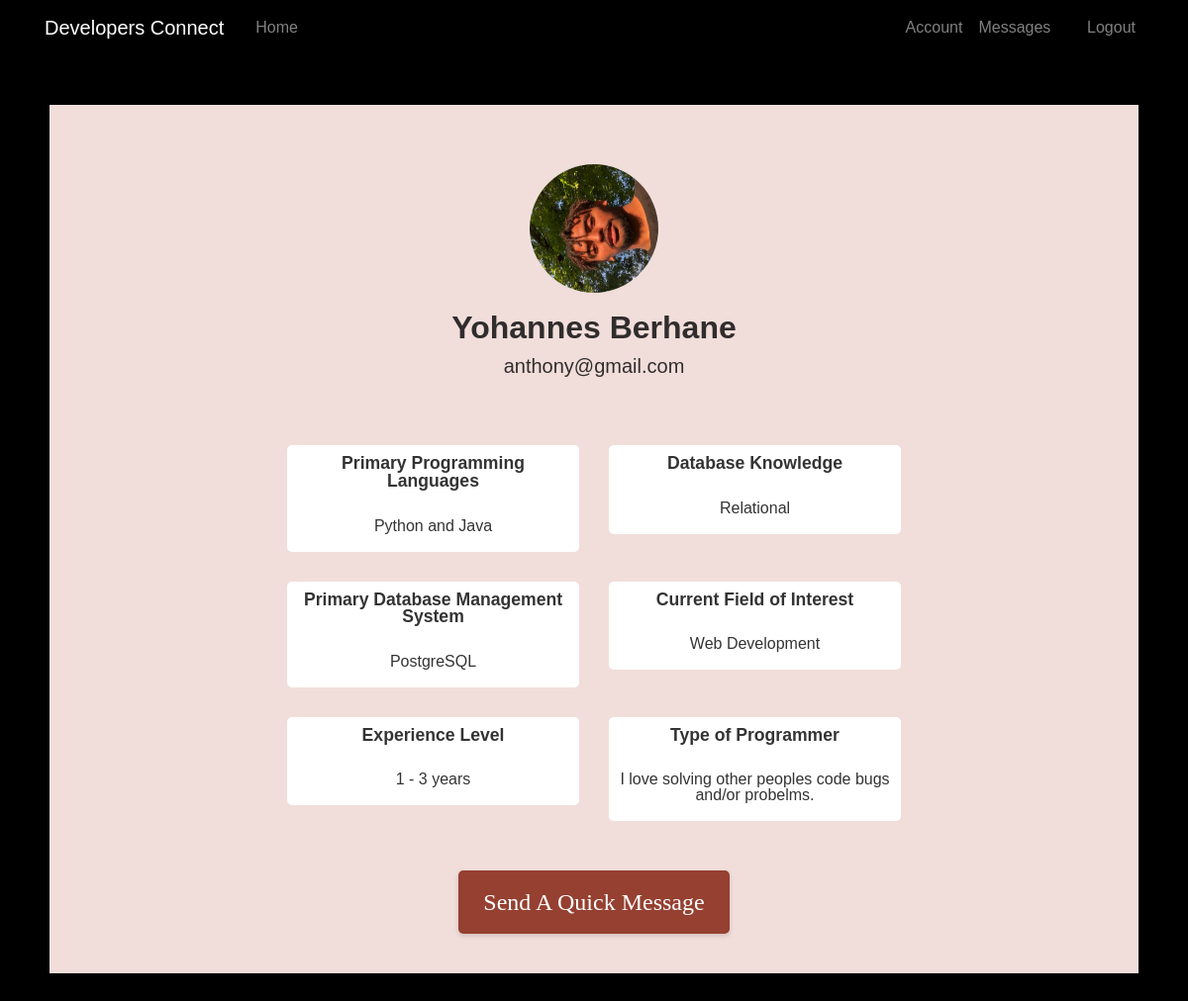
The app's page /profile/Yanz (signed in) with its own data.
### dating/models.py (models this page shows, shortened)
class User(db.Model, UserMixin):  #This class defines several fields as class variables.
    __tablename__ = 'users'
    id = db.Column(db.Integer, autoincrement=True, primary_key=True)
    firstname = db.Column(db.String(100), nullable=False)
    lastname = db.Column(db.String(100), nullable=False)
    email = db.Column(db.String(100), nullable=False, unique=True)
    username = db.Column(db.String(100), nullable=False)
    password = db.Column(db.String(100), nullable=False)
    date_of_birth = db.Column(db.String(100), nullable=False)
    image_file = db.Column(db.String(20), nullable=True, default='default.jpg')
    messages_sent = db.relationship('Message',
                                    foreign_keys='Message.sender_id',
                                    backref='sender', lazy='dynamic')
    messages_received = db.relationship('Message',
                                        foreign_keys='Message.recipient_id',
                                        backref='recipient', lazy='dynamic')
    last_message_read_time = db.Column(db.DateTime)
    notifications = db.relationship('Notification', backref='user',
                                    lazy='dynamic')
    def new_messages(self):
        last_read_time = self.last_message_read_time or datetime(1900, 1, 1)
        return Message.query.filter_by(recipient=self).filter(
            Message.timestamp > last_read_time).count()

class FavProgrammingLang(db.Model):
    __tablename__ = 'fav_programming_lang'
    fav_lang_id = db.Column(db.Integer, autoincrement=True, primary_key=True)
    fav_lang_name = db.Column(db.String(40), nullable=False)
    interest = db.relationship('Interest',
                            backref=db.backref('fav_programming_lang'))

class SecondFavProgrammingLang(db.Model):
    __tablename__ = 'second_fav_lang'
    fav_lang_id= db.Column(db.Integer, autoincrement=True,
                                            primary_key=True)
    fav_lang_name = db.Column(db.String(40), nullable=False)
    interest = db.relationship('Interest',
                            backref=db.backref('second_fav_lang'))

class DatabaseKnowledge(db.Model):
    __tablename__ = 'database_knowledge'
    database_knowledge_id = db.Column(db.Integer, autoincrement=True, primary_key=True)
    database_knowledge_name = db.Column(db.String(40), nullable=False)
    interest = db.relationship('Interest',
                            backref=db.backref('database_knowledge'))

class FavDatabaseSystem(db.Model):
    __tablename__ = 'fav_database_system'
    fav_database_system_id = db.Column(db.Integer, autoincrement=True, primary_key=True)
    fav_database_system_name= db.Column(db.String(40), nullable=False)
    interest = db.relationship('Interest',
                            backref=db.backref('fav_database_system'))

class FieldInterest(db.Model):
    __tablename__ = 'field_interest'
    field_interest_id = db.Column(db.Integer, autoincrement=True, primary_key=True)
    field_interest_name= db.Column(db.String(40), nullable=False)
    interest = db.relationship('Interest',
                            backref=db.backref('field_interest'))

class ExperienceLevel(db.Model):
    __tablename__ = 'experience'
    experience_id = db.Column(db.Integer, autoincrement=True, primary_key=True)
    experience_name = db.Column(db.String(40), nullable=False)
    interest = db.relationship('Interest',
                            backref=db.backref('experience'))

class ProgrammerType(db.Model):
    __tablename__ = 'programmer_type'
    programmer_type_id = db.Column(db.Integer, autoincrement=True, primary_key=True)
    programmer_type_name = db.Column(db.String(40), nullable=False)
    interest = db.relationship('Interest',
                            backref=db.backref('programmer_type'))

### dating/routes.py (the view)
@app.route("/profile/<user>", methods=['GET', 'POST'])
@login_required
def profile(user):
    selected_user=User.query.filter_by(username=user).first()
    user = selected_user.username
    userid=selected_user.id
    selected_interests = []
    user_interests = Interest.query.filter_by(interest_id=userid).first()
    user_fav_programming_lang_id = user_interests.fav_programming_lang_id
    user_second_fav_lang_id = user_interests.second_fav_lang_id
    user_database_knowledge_id = user_interests.database_knowledge_id
    user_fav_database_system_id = user_interests.fav_database_system_id
    user_field_interest_id = user_interests.field_interest_id
    user_programmer_type_id = user_interests.programmer_type_id
    user_experience_id= user_interests.experience_id
    fav_lang = FavProgrammingLang.query.filter_by(fav_lang_id=user_fav_programming_lang_id).first()
    second_fav_lang = SecondFavProgrammingLang.query.filter_by(fav_lang_id=user_second_fav_lang_id).first()
    database_knowledge = DatabaseKnowledge.query.filter_by(database_knowledge_id=user_database_knowledge_id).first()
    fav_database_system = FavDatabaseSystem.query.filter_by(fav_database_system_id=user_fav_database_system_id).first()
    field_interest = FieldInterest.query.filter_by(field_interest_id=user_field_interest_id).first()
    programmer_type = ProgrammerType.query.filter_by(programmer_type_id=user_programmer_type_id).first()
    experience = ExperienceLevel.query.filter_by(experience_id=user_experience_id).first()
    selected_interests.append(fav_lang.fav_lang_name)
    selected_interests.append(second_fav_lang.fav_lang_name)
    selected_interests.append(database_knowledge.database_knowledge_name)
    selected_interests.append(fav_database_system.fav_database_system_name)
    selected_interests.append(field_interest.field_interest_name)
    selected_interests.append(programmer_type.programmer_type_name)
    selected_interests.append(experience.experience_name)
    return render_template('profile.html', selected_user=selected_user, user=user, selected_interests=selected_interests)

### dating/models.py (called while the page is built)
@login.user_loader
def load_user(id):
    return User.query.get(int(id))

### dating/templates/profile.html
{% extends "profilelayout.html" %}
{% block content %}
<div class="pfl-wrapper">
	<article>
		<div class="profile-photo">
      <img src="/static/profilepics/{{selected_user.image_file}}" width="200" height="130" />
    </div>
		<div class="profile-info">
      <h1>{{ selected_user.firstname }} {{ selected_user.lastname}}</h1>
      <h5>{{ current_user.email }}</h5>
		</div>
		<div class="col-xs-12">
      <div class="col-md-2 people"></div>
			<div class="col-md-8 posts">
				<div class="col-xs-12 col-lg-12 col-xl-6 tile">
					<div class="inner">
            <h4>Primary Programming Languages</h4>
            <h5>{{ selected_interests[0]}} and {{selected_interests[1]}}</h5>
					</div>
				</div>
				<div class="col-xs-12 col-lg-12 col-xl-6 tile">
					<div class="inner">
            <h4>Database Knowledge</h4>
            <h5>{{ selected_interests[2]}}</h5>
					</div>
        </div>
        <div class="col-xs-12 col-lg-12 col-xl-6 tile">
					<div class="inner">
            <h4>Primary Database Management System</h4>
            <h5>{{ selected_interests[3]}}</h5>
					</div>
				</div>
				<div class="col-xs-12 col-lg-12 col-xl-6 tile">
					<div class="inner">
            <h4>Current Field of Interest</h4>
            <h5>{{ selected_interests[4]}}</h5>
					</div>
				</div>
				<div class="col-xs-12 col-lg-12 col-xl-6 tile">
					<div class="inner">
            <h4>Experience Level</h4>
            <h5>{{ selected_interests[6]}}</h5>
					</div>
        </div>
        <div class="col-xs-12 col-lg-12 col-xl-6 tile">
					<div class="inner">
            <h4>Type of Programmer</h4>
            <h5>{{ selected_interests[5]}}</h5>
					</div>
        </div>
			</div>
    </div>
  </article>
  {% if user != current_user %}
  <div style="text-align: center;">
  <form action="/send_message/{{user}}" method="POST">
    <button id="buttonz" name="send_message" type="submit" style="text-align: center">
      Send A Quick Message
    </button>
  </form>
</div>
{% endif %}
</div>
{% endblock content %}

### dating/static/profile.css (style rules this page uses)
body { width: 100%; height: 100%; min-height: 100vh; margin: 0; background-color: black; font-family: 'Poppins', sans-serif; color: rgba(0,0,0,0.8); }
.pfl-wrapper { display: block; width: auto; height: 100%; padding: 40px; margin: 50px; background-color: #f1deda; box-shadow: 0 0 50px rgba(0,0,0,0.08); overflow: auto; }
article { display: block; width: auto; height: auto; padding: 20px 0; overflow: auto; }
article .profile-photo { display: block; width: 130px; height: 130px; border-radius: 50%; background-color: #fff; margin: 0 auto; background-size: 230%; background-position: 80% 0%; background-repeat: no-repeat; position: relative; overflow: hidden; }
article .profile-info { display: block; width: 100%; max-width: 400px; margin: 0 auto; text-align: center; }
article .profile-info h1 { font-size: 2em; font-weight: 600; margin-top: 0.5em; }
#buttonz { cursor: pointer; border: none; outline: none; border-radius: 5px; padding: 14px 25px; box-shadow: 0px 2px 5px rgba(0, 0, 0, 0.15); transition: 0.25s; font-family: Cambria, Cochin, Georgia, Times, "Times New Roman", serif; font-size: 24px; background-color:rgb(149, 64, 49); color:white; }
article .people, article .posts { display: inline-block; width: 100%; margin: 60px 0 0; float: left; }
article .posts .tile { display: inline-block; float: left; margin-bottom: 30px; }
article .posts .tile:nth-of-type(2n+1) { clear: both; }
img { width: 100%; height: 100%; position: absolute; top: 0; left: 0; }
article .posts .tile .inner { display: block; width: 100%; overflow: hidden; border-radius: 5px; -webkit-border-radius: 5px; background-color: #fff; cursor: pointer; transition: box-shadow 0.25s; }
article .posts .tile .inner h4 { font-size: 1.1em; line-height: 1.0em; padding: 10px 10px 10px; transition: color 0.25s; font-weight: bold; text-align: center; }
article .posts .tile .inner h5 { font-size: 1em; line-height: 1.0em; padding: 10px 10px 10px; transition: color 0.25s; text-align: center; }

### records on screen
User: image_file (picture), firstname "Yohannes", lastname "Berhane"
User: email "anthony@gmail.com"
FavProgrammingLang: fav_lang_name "Python"
SecondFavProgrammingLang: fav_lang_name "Java"
DatabaseKnowledge: database_knowledge_name "Relational"
FavDatabaseSystem: fav_database_system_name "PostgreSQL"
FieldInterest: field_interest_name "Web Development"
ExperienceLevel: experience_name "1 - 3 years"
ProgrammerType: programmer_type_name "I love solving other peoples code bugs and/or probelms."
